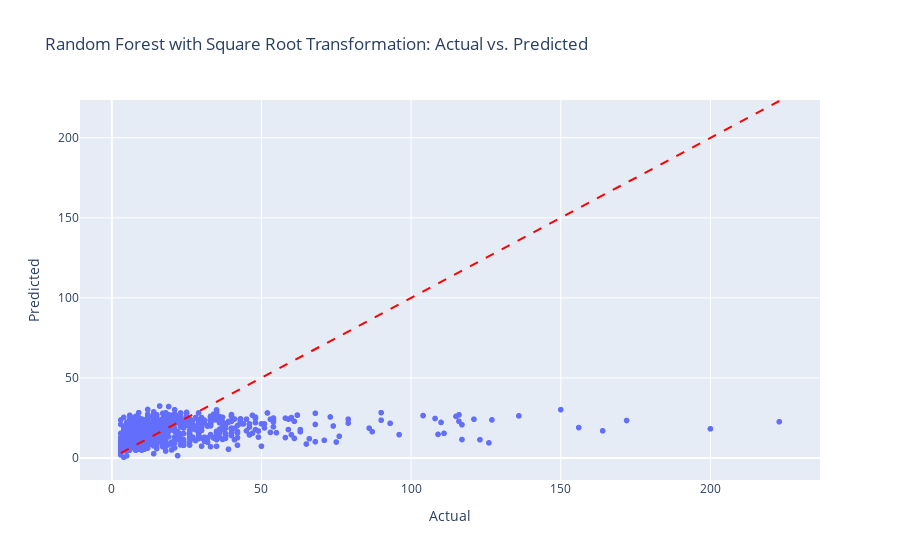

Source (notebook cell):
### Code cell
# Square root transformation
y_train_sqrt = np.sqrt(y_train)
y_val_sqrt = np.sqrt(y_val)

best_model.fit(X_train, y_train_sqrt)
pred_sqrt = best_model.predict(X_val)

# Inverse transformation (squaring the predictions)
pred_original_scale = np.square(pred_sqrt)

# Calculate RMSE
rmse = root_mean_squared_error(y_val, pred_original_scale)
print(f"RMSE with square root transformation: {rmse:.3f}")

# Plot actual vs predicted
plot_actual_vs_pred(y_val, pred_original_scale, "Random Forest with Square Root Transformation")

### Figure 1 — Plotly figure (JSON) as saved in the notebook; plotly's stock layout.template omitted (floating-point values rounded to 4 significant figures; data arrays with more than 128 entries replaced by an {"elided": "..."} marker saying what was removed)
{"data": [{"hovertemplate": "Actual=%{x}<br>Predicted=%{y}<extra></extra>", "legendgroup": "", "marker": {"color": "#636efa", "symbol": "circle"}, "mode": "markers", "name": "", "showlegend": false, "type": "scattergl", "x": {"elided": "1160 int values"}, "xaxis": "x", "y": {"elided": "1160 float values"}, "yaxis": "y"}], "layout": {"legend": {"tracegroupgap": 0}, "shapes": [{"line": {"color": "Red", "dash": "dash"}, "type": "line", "x0": 3, "x1": 223, "y0": 3, "y1": 223}], "title": {"text": "Random Forest with Square Root Transformation: Actual vs. Predicted"}, "xaxis": {"anchor": "y", "domain": [0, 1], "title": {"text": "Actual"}}, "yaxis": {"anchor": "x", "domain": [0, 1], "title": {"text": "Predicted"}}}}
